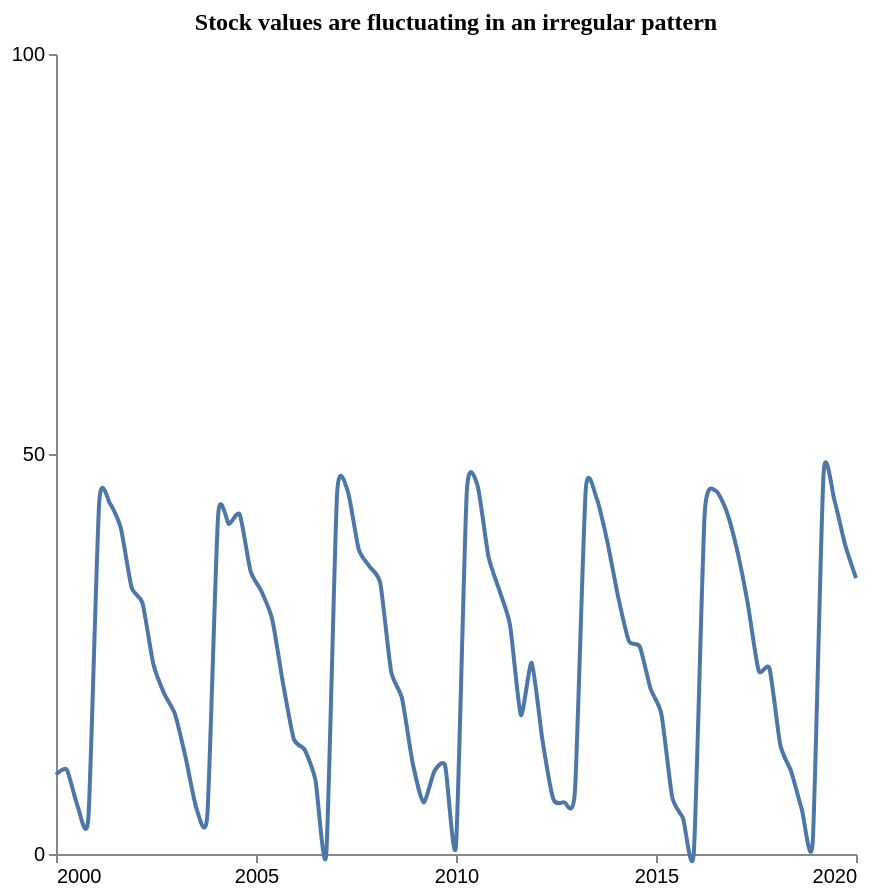

Write a Vega-Lite specification for this figure.
### Vega-Lite specification from a JSON file in a GitHub repository (floating-point values rounded to 4 significant figures)
{"$schema": "https://vega.github.io/schema/vega-lite/v5.json", "description": "Pattern: Periodic", "data": {"values": [{"X": 2000.0, "Y": 9.919}, {"X": 2000.0, "Y": 10.55}, {"X": 2001.0, "Y": 5.993}, {"X": 2001.0, "Y": 4.624}, {"X": 2001.0, "Y": 44.01}, {"X": 2001.0, "Y": 43.78}, {"X": 2002.0, "Y": 40.7}, {"X": 2002.0, "Y": 33.29}, {"X": 2002.0, "Y": 31.38}, {"X": 2002.0, "Y": 23.78}, {"X": 2003.0, "Y": 20.06}, {"X": 2003.0, "Y": 17.52}, {"X": 2003.0, "Y": 11.99}, {"X": 2004.0, "Y": 5.664}, {"X": 2004.0, "Y": 4.891}, {"X": 2004.0, "Y": 42.35}, {"X": 2004.0, "Y": 41.25}, {"X": 2005.0, "Y": 42.44}, {"X": 2005.0, "Y": 35.35}, {"X": 2005.0, "Y": 32.86}, {"X": 2005.0, "Y": 29.34}, {"X": 2006.0, "Y": 21.33}, {"X": 2006.0, "Y": 14.36}, {"X": 2006.0, "Y": 13.03}, {"X": 2006.0, "Y": 9.231}, {"X": 2007.0, "Y": 0.0}, {"X": 2007.0, "Y": 45.0}, {"X": 2007.0, "Y": 45.29}, {"X": 2008.0, "Y": 38.09}, {"X": 2008.0, "Y": 35.94}, {"X": 2008.0, "Y": 33.82}, {"X": 2008.0, "Y": 22.82}, {"X": 2009.0, "Y": 19.49}, {"X": 2009.0, "Y": 11.31}, {"X": 2009.0, "Y": 6.439}, {"X": 2009.0, "Y": 10.34}, {"X": 2010.0, "Y": 11.02}, {"X": 2010.0, "Y": 1.061}, {"X": 2010.0, "Y": 45.31}, {"X": 2011.0, "Y": 46.02}, {"X": 2011.0, "Y": 37.21}, {"X": 2011.0, "Y": 33.01}, {"X": 2011.0, "Y": 28.59}, {"X": 2012.0, "Y": 17.38}, {"X": 2012.0, "Y": 23.9}, {"X": 2012.0, "Y": 14.21}, {"X": 2012.0, "Y": 6.879}, {"X": 2013.0, "Y": 6.477}, {"X": 2013.0, "Y": 7.79}, {"X": 2013.0, "Y": 45.49}, {"X": 2014.0, "Y": 44.5}, {"X": 2014.0, "Y": 39.03}, {"X": 2014.0, "Y": 32.14}, {"X": 2014.0, "Y": 26.59}, {"X": 2015.0, "Y": 25.92}, {"X": 2015.0, "Y": 20.65}, {"X": 2015.0, "Y": 17.49}, {"X": 2015.0, "Y": 7.099}, {"X": 2016.0, "Y": 4.46}, {"X": 2016.0, "Y": 0.1717}, {"X": 2016.0, "Y": 42.5}, {"X": 2016.0, "Y": 45.43}, {"X": 2017.0, "Y": 42.94}, {"X": 2017.0, "Y": 38.02}, {"X": 2017.0, "Y": 31.2}, {"X": 2018.0, "Y": 22.89}, {"X": 2018.0, "Y": 23.2}, {"X": 2018.0, "Y": 13.62}, {"X": 2018.0, "Y": 10.32}, {"X": 2019.0, "Y": 5.512}, {"X": 2019.0, "Y": 1.573}, {"X": 2019.0, "Y": 47.55}, {"X": 2019.0, "Y": 44.23}, {"X": 2020.0, "Y": 38.62}, {"X": 2020.0, "Y": 34.49}]}, "mark": {"type": "line", "interpolate": "cardinal", "tension": 0.4}, "encoding": {"x": {"field": "X", "type": "quantitative", "title": "", "axis": {"grid": false, "format": "d", "values": [2000, 2005, 2010, 2015, 2020], "tickSize": 4}, "scale": {"domain": [2000, 2020]}}, "y": {"field": "Y", "type": "quantitative", "title": "", "axis": {"grid": false, "format": "d", "values": [0, 50, 100], "tickSize": 4, "tickOpacity": 1}, "scale": {"domain": [0, 100]}}}, "title": {"text": "Stock values are fluctuating in an irregular pattern", "anchor": "middle", "font": "Tahoma", "fontSize": 12}, "config": {"lineBreak": "^", "view": {"stroke": null}}, "height": 400, "width": 400, "autosize": "pad"}
